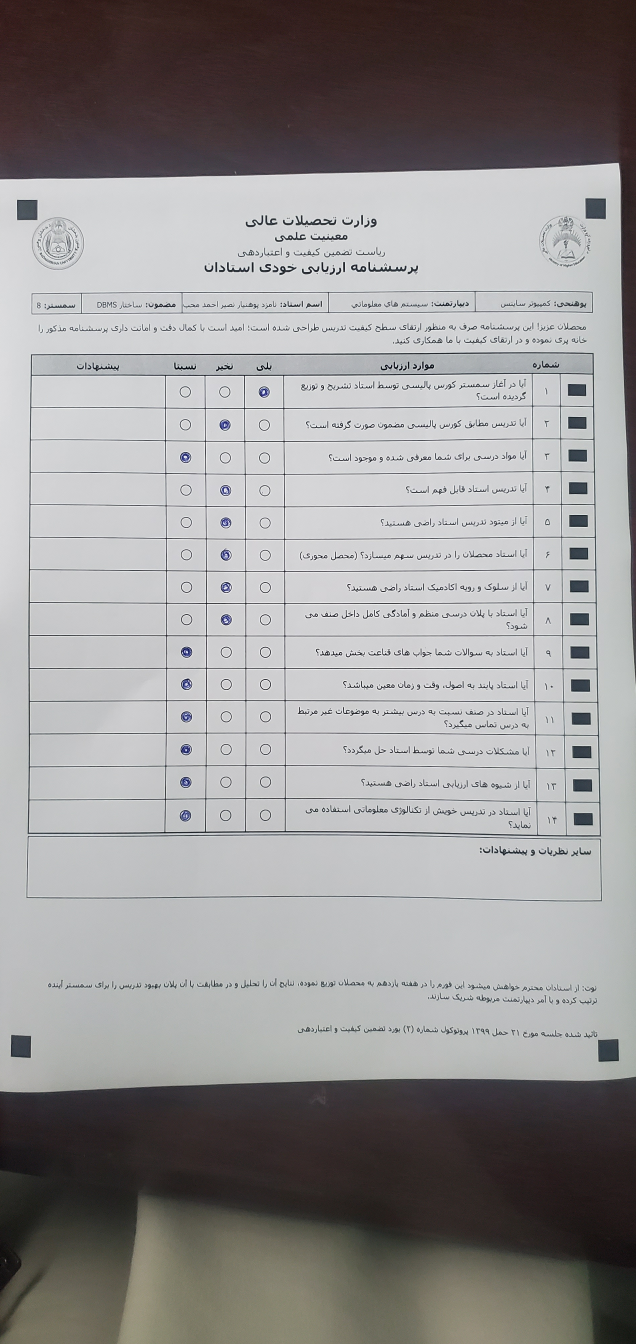
#> input picture assets/test_image.jpeg, 1908 x 4032 px (shown at 1/3 size); its folder holds only this picture in this run
$ python -i checkbox_reader.py   (imports and definitions only)
#> lines starting #> are read from the running program, lines starting #| are printed output that depends on the picture
### src/config.py
"""Core configuration and constants for the OMR QA Form Scanner."""

import logging
import sys
from pathlib import Path
from typing import Any


class Config:
    """Application-wide configuration constants."""

    # Form geometry — A4 portrait at 150 DPI (210 × 297 mm)
    FORM_WIDTH: int = 1240
    FORM_HEIGHT: int = 1754

    # Checkbox detection
    CHECKBOX_THRESHOLD: float = 0.06  # Floor threshold for mixed blue/black pen

    # Grid layout
    ROW_COUNT: int = 14
    COLUMN_COUNT: int = 3

    # Grid margins (pixels) — calibrated against the real A4 Persian form
    MARGIN_LEFT: int = 320
    MARGIN_RIGHT: int = 690
    MARGIN_TOP: int = 360
    MARGIN_BOTTOM: int = 445
    COL_GAP: int = 20
    ROW_GAP: int = 20

    # Timing mark detection — set to False for forms that use only corner
    # fiducial markers (no row-level timing marks)
    USE_TIMING_MARKS: bool = False

    # Score weights (legacy 0/50/100 scale — used when LIKERT_MODE is False)
    SCORE_YES: int = 100
    SCORE_SOMEWHAT: int = 50
    SCORE_NO: int = 0

    # Likert scale mode (Yes=3, Somewhat=2, No=1, Invalid=0)
    LIKERT_MODE: bool = True

    # Pedagogical dimension mapping  {dimension_name: [1-based question indices]}
    DIMENSION_MAP: dict = {
        "Curriculum & Resources":            [1, 2, 3],
        "Pedagogical Delivery":              [4, 5, 9, 12],
        "Classroom Management":              [7, 8, 10, 11],
        "Modern & Student-Centric Teaching": [6, 13, 14],
    }

    # QA alert threshold — dimension mean below this triggers a flag
    DIMENSION_ALERT_THRESHOLD: float = 2.2

    # Polarization threshold — question SD above this is flagged
    POLARIZATION_SD_THRESHOLD: float = 0.8

    # Batch score alert threshold (0–100 legacy scale)
    BATCH_SCORE_ALERT_THRESHOLD: float = 60.0

    # Punctuality question index (1-based) and max % "No" before alert
    PUNCTUALITY_QUESTION: int = 10
    PUNCTUALITY_NO_THRESHOLD: float = 0.15

    # Supported image extensions
    SUPPORTED_EXTENSIONS: tuple[str, ...] = (".jpg", ".jpeg", ".png")

    # UI preferences
    APPEARANCE_MODE: str = "Dark"   # dark-navy palette is the primary design
    LANGUAGE: str = "fa"             # en, fa (Dari), ps (Pashto)

    # Default branding
    DEFAULT_UNIVERSITY_NAME: str = "پوهنتون بدخشان"  # Badakhshan University

    # Survey question texts (14 items; empty list means use defaults from pdf_generator)
    QUESTION_TEXTS: list = []

    # Derived paths
    @staticmethod
    def _get_base_path() -> Path:
        """Get the base path for resources, handling PyInstaller bundled apps."""
        if getattr(sys, 'frozen', False) and hasattr(sys, '_MEIPASS'):
            # Running in PyInstaller bundle
            return Path(sys._MEIPASS)
        else:
            # Running in normal Python environment
            return Path(__file__).resolve().parent.parent

    PROJECT_ROOT: Path = _get_base_path.__func__()
    ASSETS_DIR: Path = PROJECT_ROOT / "assets"
    TEMPLATES_DIR: Path = PROJECT_ROOT / "src" / "templates"
    DEFAULT_LOGO_PATH: Path = ASSETS_DIR / "uni_logo.png"
    QA_LOGO_PATH: Path = ASSETS_DIR / "mohe_logo.png"

    # [70 lines left out: functions get_reports_dir, from_persistence, save_to_persistence, not called in this run]


def setup_logging(level: int = logging.INFO) -> logging.Logger:
    """Configure application logging.

    Args:
        level: Logging level (default: INFO).

    Returns:
        Configured root logger instance.
    """
#> further down, picture is the input picture: shape (4032, 1908, 3); mean B, G, R 149.6, 149.6, 151.6
    logger = logging.getLogger("tadris_qa_system")
    logger.setLevel(level)

    if not logger.handlers:
        formatter = logging.Formatter(
            "%(asctime)s | %(levelname)-8s | %(name)s | %(message)s",
            datefmt="%Y-%m-%d %H:%M:%S",
        )

        # Console handler
        console_handler = logging.StreamHandler(sys.stdout)
        console_handler.setLevel(level)
        console_handler.setFormatter(formatter)
        logger.addHandler(console_handler)

    return logger

### src/checkbox_reader.py
"""Vision processing: read checkbox selections from an aligned OMR form."""

from typing import Any

import cv2
import numpy as np

from config import Config, setup_logging

logger = setup_logging()

# Grid layout constants (calibrated against the real A4 Persian form)
# These are defaults — Config values take precedence when set.
_MARGIN_LEFT: int = 320
_MARGIN_RIGHT: int = 690
_MARGIN_TOP: int = 360
_MARGIN_BOTTOM: int = 445
_COL_GAP: int = 20
_ROW_GAP: int = 20

# Special handling: wide rows (Q1, Q11, Q14) — no offset needed for A4 form
_WIDE_ROW_V_OFFSET: int = 0  # pixels to shift wide rows downward

# Inner padding: ignore the outer border of each cell to focus on the mark
_CELL_PAD_X: int = 8
_CELL_PAD_Y: int = 4

# Timing mark detection constants (calibrated against the real A4 form)
_TIMING_MARK_X_START: int = 100
_TIMING_MARK_X_END: int = 100
_TIMING_MARK_MIN_AREA: int = 10   # minimum contour area to consider
_TIMING_MARK_MAX_AREA: int = 300  # maximum contour area to consider
_TIMING_MARK_FILL_RATIO: float = 0.5
_TIMING_MARK_COUNT_TOLERANCE: int = 3


def _cell_box(
    row: int,
    col: int,
    form_w: int,
    form_h: int,
    rows: int,
    cols: int,
    row_y_positions: list[int] | None = None,
    margin_left: int = _MARGIN_LEFT,
    margin_right: int = _MARGIN_RIGHT,
    margin_top: int = _MARGIN_TOP,
    margin_bottom: int = _MARGIN_BOTTOM,
    col_gap: int = _COL_GAP,
    row_gap: int = _ROW_GAP,
) -> tuple[int, int, int, int]:
    """Return ``(x1, y1, x2, y2)`` for the checkbox at *row*, *col*.

    Args:
        row: Zero-based row index.
        col: Zero-based column index.
        form_w: Form width in pixels.
        form_h: Form height in pixels.
        rows: Total number of rows.
        cols: Total number of columns.
        row_y_positions: Optional calibrated y-centres from timing marks.
        margin_left: Left margin in pixels.
        margin_right: Right margin in pixels.
        margin_top: Top margin in pixels.
        margin_bottom: Bottom margin in pixels.
        col_gap: Gap between columns in pixels.
        row_gap: Gap between rows in pixels.

    Returns:
        Bounding-box tuple ``(x1, y1, x2, y2)``.
    """
    usable_w = form_w - margin_left - margin_right
    usable_h = form_h - margin_top - margin_bottom

    cell_w = (usable_w - (cols - 1) * col_gap) // cols
    cell_h = (usable_h - (rows - 1) * row_gap) // rows

    x1 = margin_left + col * (cell_w + col_gap)

    if row_y_positions is not None and 0 <= row < len(row_y_positions):
        cy = row_y_positions[row]
        y1 = cy - cell_h // 2
    else:
        y1 = margin_top + row * (cell_h + row_gap)
        # Apply vertical offset for rows after wide Q1, Q11, and Q14
        if row >= 1:
            y1 += _WIDE_ROW_V_OFFSET
        if row >= 11:
            y1 += _WIDE_ROW_V_OFFSET
        if row >= 13:
            y1 += _WIDE_ROW_V_OFFSET

    x2 = x1 + cell_w
    y2 = y1 + cell_h

    return x1, y1, x2, y2


class CheckboxReader:
    """Reads a 14 x 3 checkbox grid from an aligned form image."""

    def __init__(self, config: Config | None = None) -> None:
        """Initialize with configuration.

        Args:
            config: Application configuration. Uses global defaults when
                ``None``.
        """
        self.config = config or Config()

    # ------------------------------------------------------------------ #
    #  Image preprocessing
    # ------------------------------------------------------------------ #

    @staticmethod
    def preprocess_for_omr(image: np.ndarray) -> np.ndarray:
        """Enhance image for mixed blue/black pen detection.

        Uses minimum channel method to capture both blue and black ink:
        - Blue ink: low in R/G channels, high in B → min is low
        - Black ink: low in all channels → min is low
        - White paper: high in all channels → min is high
        After inversion, both inks appear dark with excellent contrast.

        Args:
            image: Input image (BGR or grayscale).

        Returns:
            Preprocessed grayscale image.
        """
        # Minimum channel method (works for all pen colors)
        if len(image.shape) == 3:
            # Take minimum across BGR channels (ink is dark = low values)
            gray = np.min(image, axis=2).astype(np.uint8)
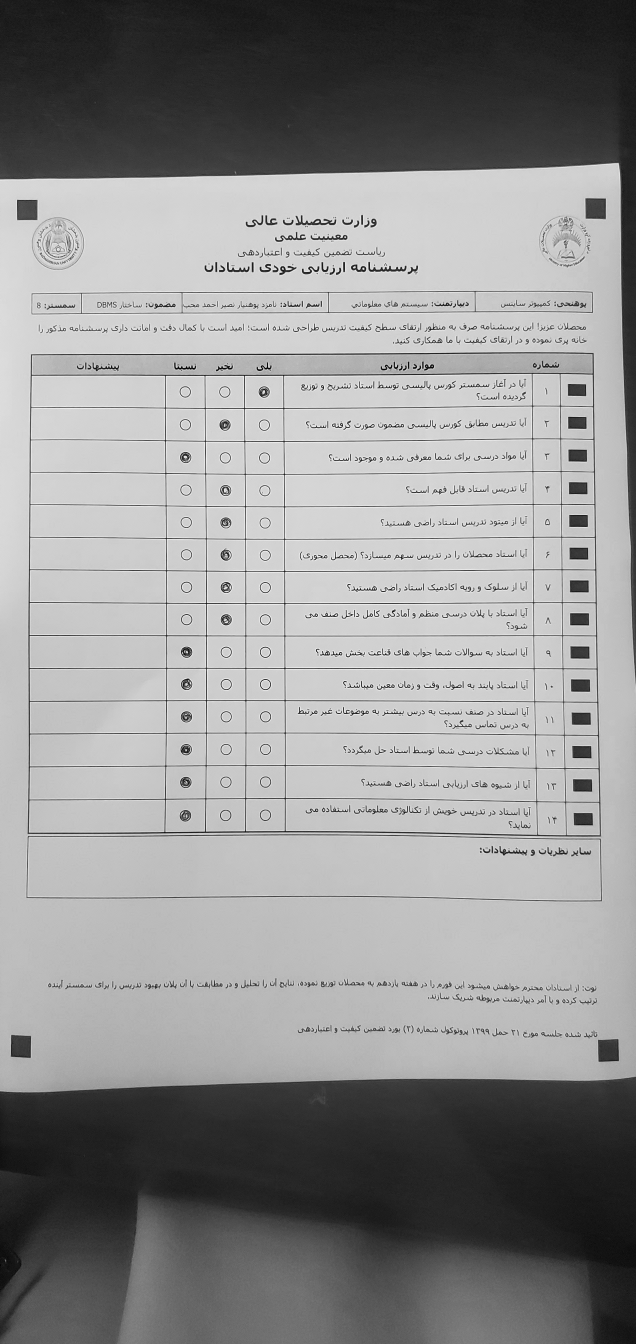
#> gray: shape (4032, 1908) (shown at 1/3 size); min 0, max 255, mean 147
        else:
            # Already grayscale
            gray = image.copy()

        # 1. Normalize contrast — stretch histogram to full 0-255 range
        normalized = cv2.normalize(gray, None, 0, 255, cv2.NORM_MINMAX)

        # 2. Apply gamma correction to darken mid-tones
        # gamma = 0.75 is balanced for mixed blue (0.8) and black (0.7) pens
        gamma = 0.75
        inv_gamma = 1.0 / gamma
        table = np.array([((i / 255.0) ** inv_gamma) * 255 for i in range(256)]).astype("uint8")
        gamma_corrected = cv2.LUT(normalized, table)
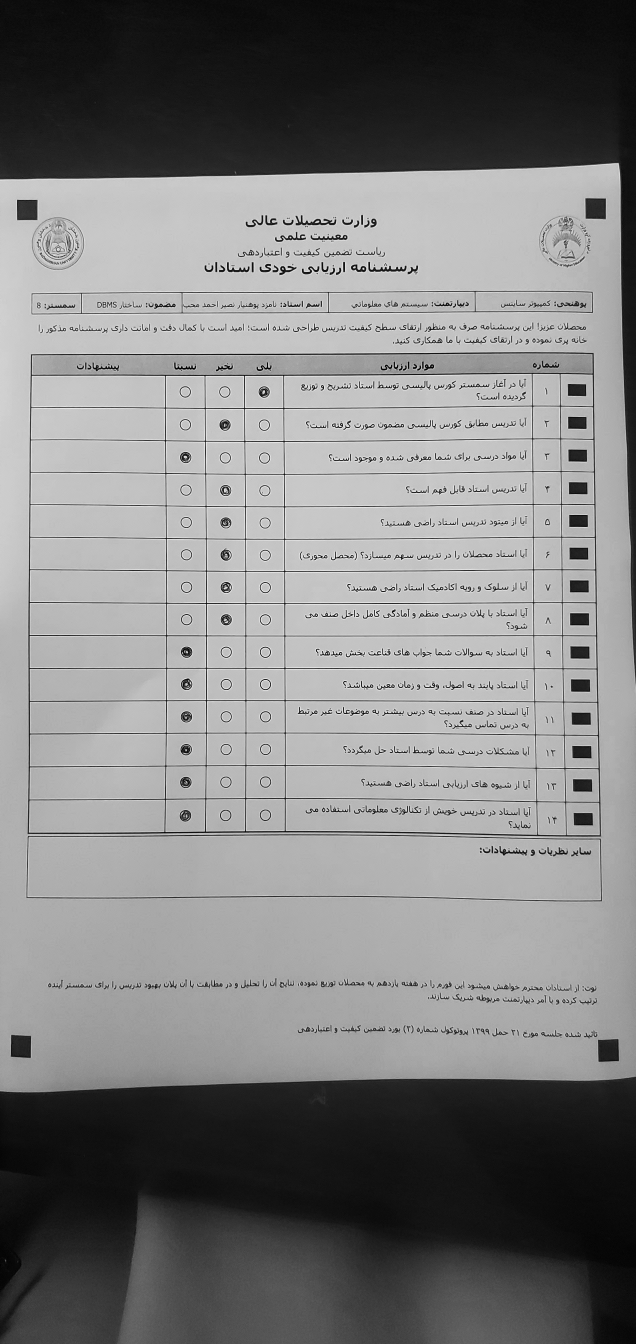
#> gamma_corrected: shape (4032, 1908) (shown at 1/3 size); min 0, max 255, mean 129.5

        # 3. Morphological dilation to thicken marks slightly
        kernel = cv2.getStructuringElement(cv2.MORPH_ELLIPSE, (2, 2))
        dilated = cv2.dilate(gamma_corrected, kernel, iterations=1)
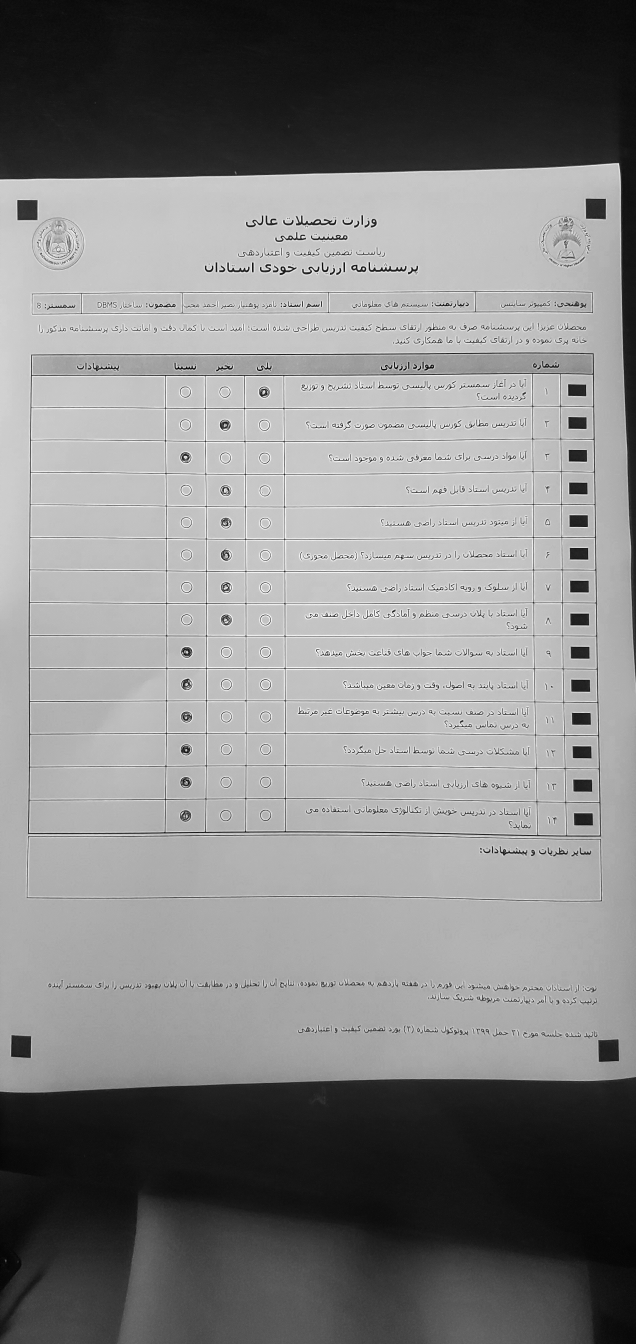
#> dilated: shape (4032, 1908) (shown at 1/3 size); min 0, max 255, mean 133.2

        return dilated

    # ------------------------------------------------------------------ #
    #  Pixel-density helper
    # ------------------------------------------------------------------ #

    @staticmethod
    def calculate_pixel_density(
        region: np.ndarray, invert: bool = True
    ) -> float:
        """Return the ratio of dark pixels in *region*.

        Grayscale conversion and binary thresholding are applied
        internally so the function accepts colour or greyscale images.

        Args:
            region: Image patch (H, W) or (H, W, 3).
            invert: If ``True`` (default) black pixels are considered
                "marked". If ``False`` white pixels are marked.

        Returns:
            Ratio in ``[0.0, 1.0]`` of marked pixels.
        """
        if len(region.shape) == 3:
            gray = cv2.cvtColor(region, cv2.COLOR_BGR2GRAY)
        else:
            gray = region.copy()

        # Otsu is robust to varying lighting; fallback to 127 if it fails
        if gray.size == 0:
            return 0.0

        try:
            _, binary = cv2.threshold(gray, 0, 255, cv2.THRESH_BINARY_INV + cv2.THRESH_OTSU)
        except cv2.error:
            _, binary = cv2.threshold(gray, 127, 255, cv2.THRESH_BINARY_INV)

        marked = cv2.countNonZero(binary) if invert else (binary.size - cv2.countNonZero(binary))
        return marked / binary.size

    # ------------------------------------------------------------------ #
    #  Grid coordinate helper
    # ------------------------------------------------------------------ #

    def get_checkbox_bounds(
        self, row: int, col: int, row_y_positions: list[int] | None = None
    ) -> tuple[int, int, int, int]:
        """Compute bounding box for the checkbox at *row*, *col*.

        Args:
            row: Zero-based row index (0 .. ROW_COUNT-1).
            col: Zero-based column index (0 .. COLUMN_COUNT-1).
            row_y_positions: Optional list of calibrated y-centres from
                detected timing marks.

        Returns:
            ``(x1, y1, x2, y2)`` in pixel coordinates.
        """
        return _cell_box(
            row,
            col,
            self.config.FORM_WIDTH,
            self.config.FORM_HEIGHT,
            self.config.ROW_COUNT,
            self.config.COLUMN_COUNT,
            row_y_positions,
            margin_left=getattr(self.config, "MARGIN_LEFT", _MARGIN_LEFT),
            margin_right=getattr(self.config, "MARGIN_RIGHT", _MARGIN_RIGHT),
            margin_top=getattr(self.config, "MARGIN_TOP", _MARGIN_TOP),
            margin_bottom=getattr(self.config, "MARGIN_BOTTOM", _MARGIN_BOTTOM),
            col_gap=getattr(self.config, "COL_GAP", _COL_GAP),
            row_gap=getattr(self.config, "ROW_GAP", _ROW_GAP),
        )

    # ------------------------------------------------------------------ #
    #  Timing mark detection
    # ------------------------------------------------------------------ #

    def detect_timing_marks(
        self, aligned_image: np.ndarray
    ) -> list[int] | None:
        """Detect solid black timing marks on the far-right edge.

        Returns ``None`` immediately when ``config.USE_TIMING_MARKS`` is
        ``False`` (forms that use only corner fiducial markers).

        Args:
            aligned_image: Perspective-corrected form image.

        Returns:
            List of y-centre integers (one per timing mark) or ``None``
            if detection is disabled or fails.
        """
        if not getattr(self.config, "USE_TIMING_MARKS", True):
            return None
        if len(aligned_image.shape) == 3:
            gray = cv2.cvtColor(aligned_image, cv2.COLOR_BGR2GRAY)
        else:
            gray = aligned_image.copy()

        h, w = gray.shape
        x1 = max(0, min(w, _TIMING_MARK_X_START))
        x2 = max(0, min(w, _TIMING_MARK_X_END))
        if x2 <= x1:
            x1, x2 = max(0, w - 80), w

        strip = gray[:, x1:x2]
        _, binary = cv2.threshold(strip, 0, 255, cv2.THRESH_BINARY_INV + cv2.THRESH_OTSU)

        contours, _ = cv2.findContours(binary, cv2.RETR_EXTERNAL, cv2.CHAIN_APPROX_SIMPLE)
        candidates: list[tuple[int, int, int, float]] = []

        for cnt in contours:
            area = cv2.contourArea(cnt)
            if area < _TIMING_MARK_MIN_AREA or area > _TIMING_MARK_MAX_AREA:
                continue
            bx, by, bw, bh = cv2.boundingRect(cnt)
            if bw < 3 or bh < 3:
                continue
            fill_ratio = area / (bw * bh)
            if fill_ratio < _TIMING_MARK_FILL_RATIO:
                continue
            moments = cv2.moments(cnt)
            if moments["m00"] == 0:
                continue
            cy = int(moments["m01"] / moments["m00"])
            cx = int(moments["m10"] / moments["m00"])
            candidates.append((cy, area, fill_ratio, cx + x1))

        candidates.sort(key=lambda t: t[0])
        expected = self.config.ROW_COUNT
        tol = _TIMING_MARK_COUNT_TOLERANCE

        if len(candidates) < expected - tol:
            logger.warning(
                "Only %d timing mark(s) found (need ~%d).", len(candidates), expected
            )
            return None

        if len(candidates) > expected + tol:
            logger.info("%d timing marks; keeping %d largest.", len(candidates), expected)
            candidates = sorted(candidates, key=lambda t: t[1], reverse=True)[:expected]
            candidates.sort(key=lambda t: t[0])

        if len(candidates) != expected:
            logger.info(
                "Timing mark count mismatch (%d vs %d); falling back to uniform grid.",
                len(candidates), expected
            )
            return None

        return [c[0] for c in candidates]

    # ------------------------------------------------------------------ #
    #  Grid reading
    # ------------------------------------------------------------------ #

    def read_checkbox_grid(
        self, aligned_image: np.ndarray
    ) -> list[list[float]]:
        """Measure pixel density for every cell in the 14 x 3 grid.

        Uses detected timing marks (when available) to calibrate each
        row's y-position, compensating for paper stretch, shrink, or
        minor skew after perspective correction.

        Applies preprocessing (CLAHE + sharpening) to enhance lightly-
        filled checkboxes before density calculation.

        Args:
            aligned_image: Perspective-corrected form image.

        Returns:
            2-D list ``densities[row][col]``.
        """
        # Preprocess for better contrast and sharpness
        gray = self.preprocess_for_omr(aligned_image)

        row_y_positions = self.detect_timing_marks(aligned_image)
        if row_y_positions is not None:
            logger.info("Using %d timing marks for row calibration.", len(row_y_positions))

        densities: list[list[float]] = []
        for row in range(self.config.ROW_COUNT):
            row_densities: list[float] = []
            for col in range(self.config.COLUMN_COUNT):
                x1, y1, x2, y2 = self.get_checkbox_bounds(row, col, row_y_positions)
                # Clamp to image bounds
                h, w = gray.shape
                x1, y1 = max(x1, 0), max(y1, 0)
                x2, y2 = min(x2, w), min(y2, h)
                if x2 <= x1 or y2 <= y1:
                    row_densities.append(0.0)
                    continue
                region = gray[y1:y2, x1:x2]
                density = self.calculate_pixel_density(region, invert=True)
                row_densities.append(density)
            densities.append(row_densities)
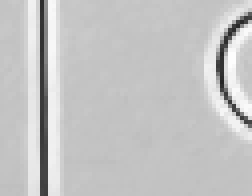
#> region: shape (49, 63) (shown 4 times larger); min 37, max 253, mean 195.6
#> after the loop, densities = 14 items, first 6: [0.587, 0.492, 0.397], [0.321, 0.465, 0.345], [0.732, 0.714, 0.681], [0.626, 0.455, 0.139], [0.275, 0.128, 0.289], [0.363, 0.646, 0.439]
        return densities

    # ------------------------------------------------------------------ #
    #  Selection determination
    # ------------------------------------------------------------------ #

    # [62 lines left out: functions determine_selection, decode_form, not called in this run]

>>> import cv2
>>> picture = cv2.imread('../assets/test_image.jpeg')
>>> result = CheckboxReader().read_checkbox_grid(picture)
#> result has the same summary as densities in read_checkbox_grid
